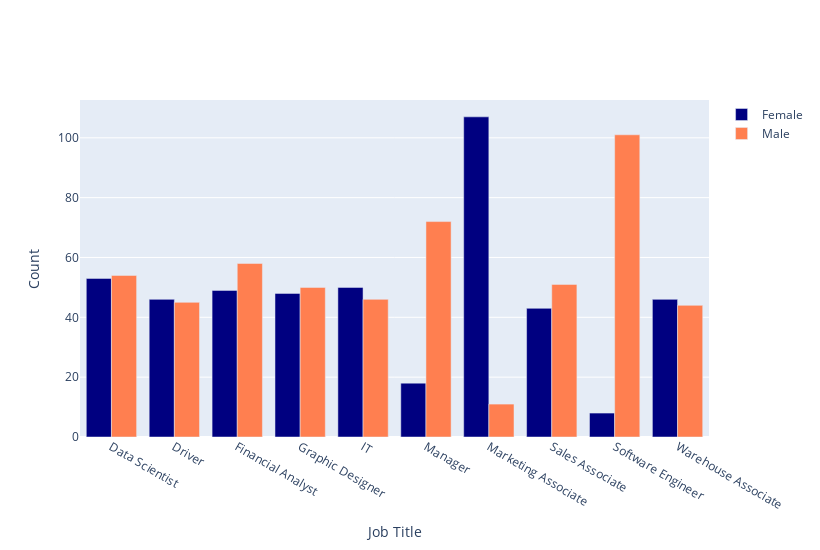

The cell this chart's notebook holds for it:
### Code cell
# Job Title Distribution by Gender
Job_by_gender = pd.crosstab(df['JobTitle'], df['Gender']).reset_index()

# Initialize a figure
fig = go.Figure()

# Add traces for each gender
for gender, color in zip(['Female', 'Male'], ['navy', 'coral']):
    fig.add_trace(go.Bar(
        x=Job_by_gender['JobTitle'],
        y=Job_by_gender[gender],
        name=gender,
        marker_color=color
    ))

# Update the layout
fig.update_layout(
    barmode='group',
    title="",
    xaxis_title="Job Title",
    yaxis_title="Count",
    width=820,
    height=550
)

fig.show()

### Figure 1 — Plotly figure (JSON) as saved in the notebook; plotly's stock layout.template omitted (floating-point values rounded to 4 significant figures)
{"data": [{"marker": {"color": "navy"}, "name": "Female", "type": "bar", "x": ["Data Scientist", "Driver", "Financial Analyst", "Graphic Designer", "IT", "Manager", "Marketing Associate", "Sales Associate", "Software Engineer", "Warehouse Associate"], "y": [53, 46, 49, 48, 50, 18, 107, 43, 8, 46]}, {"marker": {"color": "coral"}, "name": "Male", "type": "bar", "x": ["Data Scientist", "Driver", "Financial Analyst", "Graphic Designer", "IT", "Manager", "Marketing Associate", "Sales Associate", "Software Engineer", "Warehouse Associate"], "y": [54, 45, 58, 50, 46, 72, 11, 51, 101, 44]}], "layout": {"barmode": "group", "height": 550, "title": {"text": ""}, "width": 820, "xaxis": {"title": {"text": "Job Title"}}, "yaxis": {"title": {"text": "Count"}}}}
